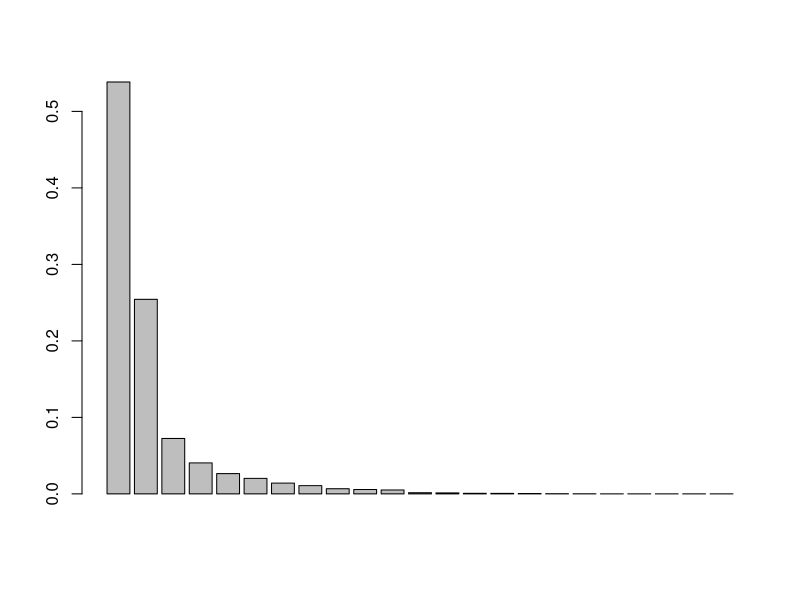
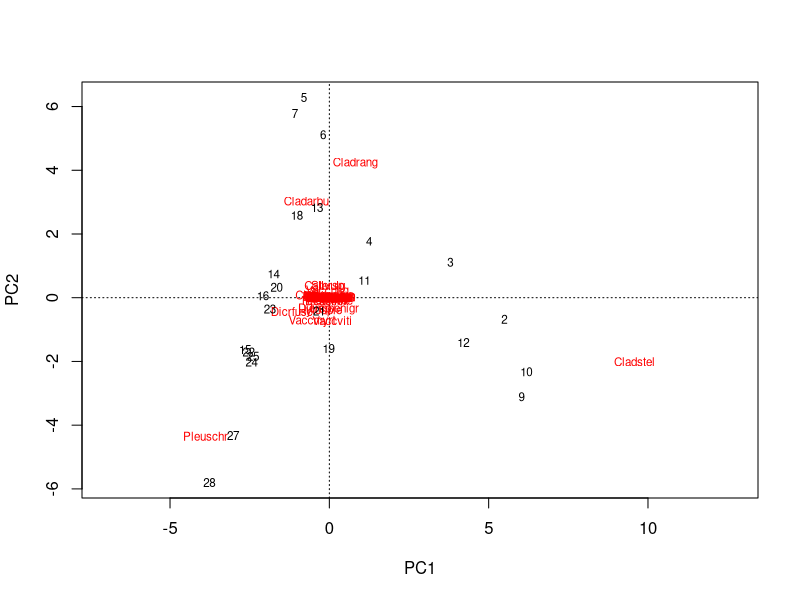
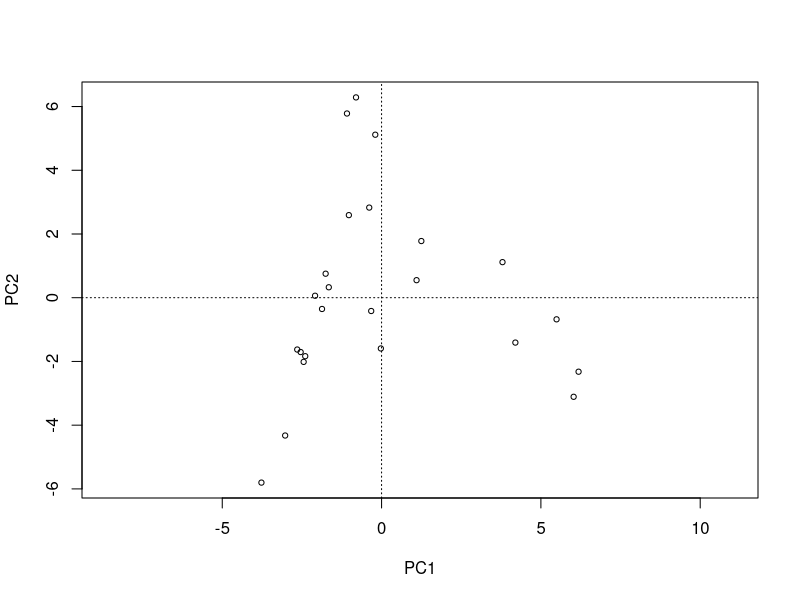
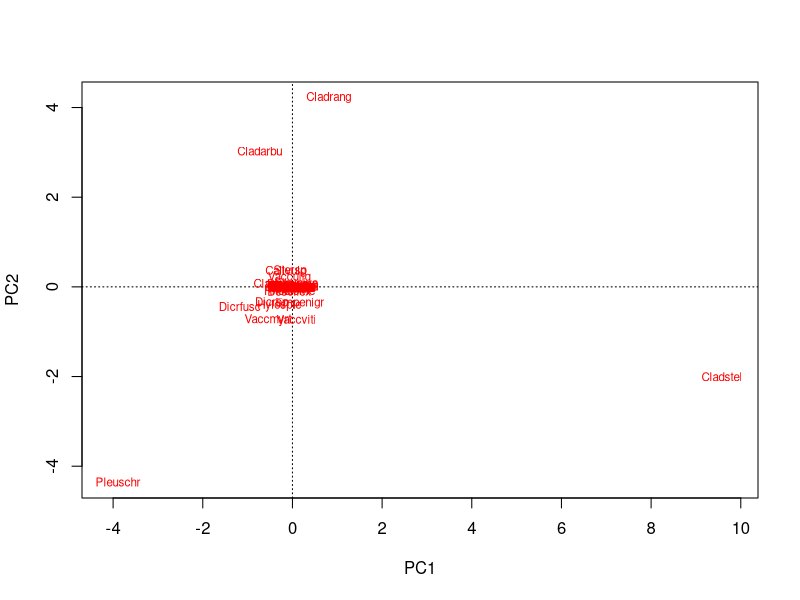
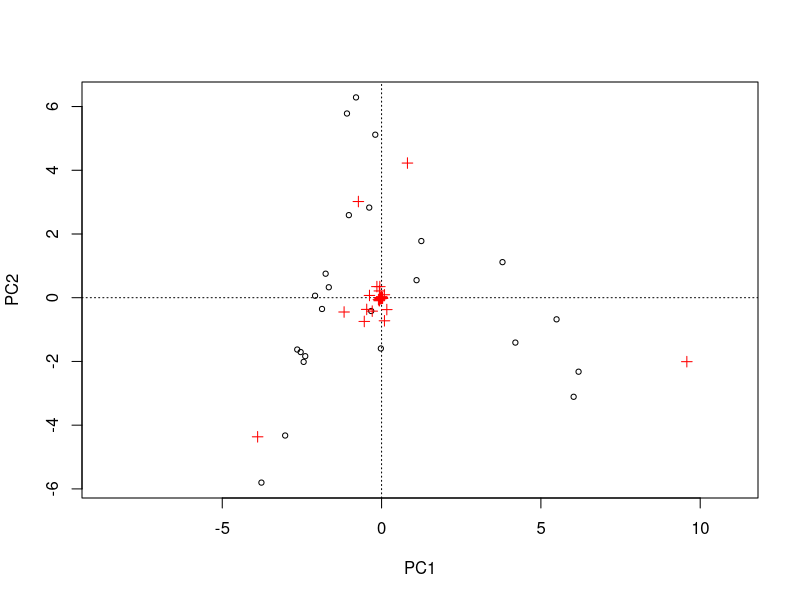
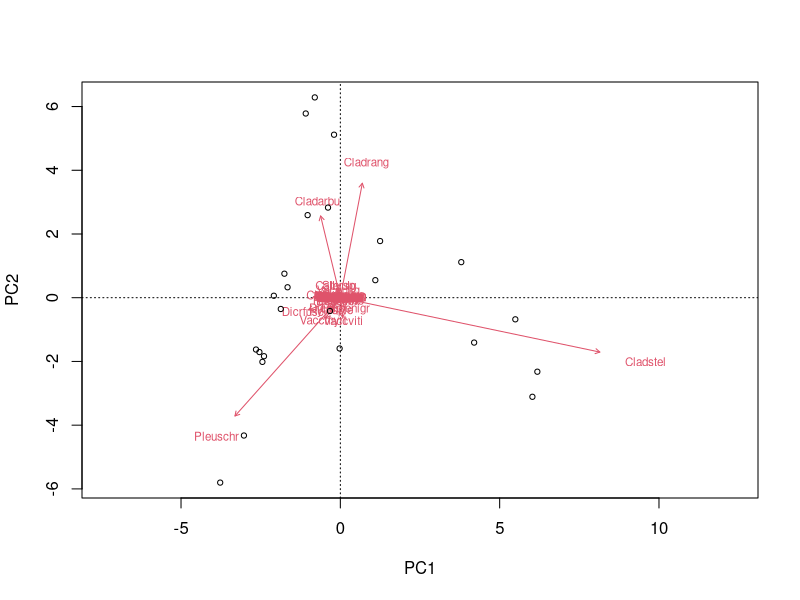
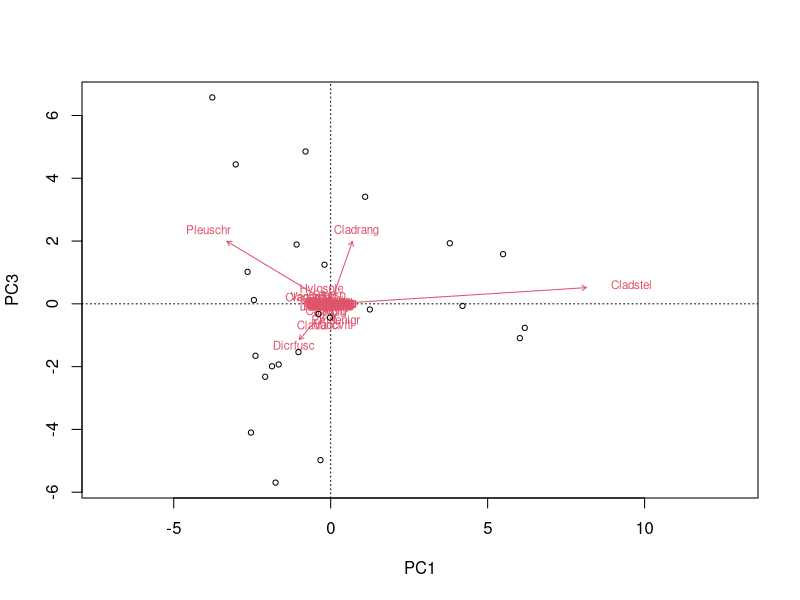
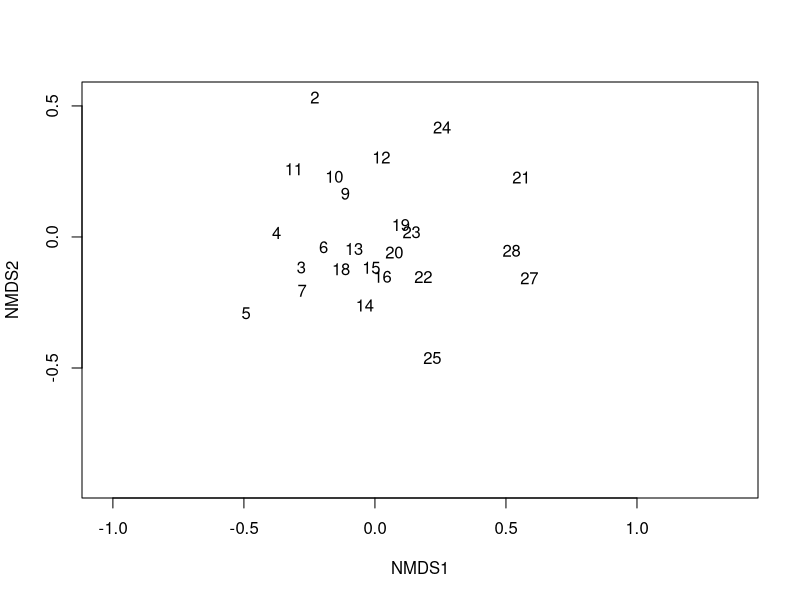

Generate these figures, in order, with R:
## ---- chunk 1
library(vegan)
library(dplyr)
## ---- chunk 2
data(varespec)
?varespec
View(varespec)  
## ---- chunk 3
PCA <- rda(varespec, scale = FALSE)
# Use scale = TRUE if your variables are on different scales (e.g. for abiotic variables).
# Here, all species are measured on the same scale 
# So use scale = FALSE

# Now plot a bar plot of relative eigenvalues. This is the percentage variance explained by each axis
barplot(as.vector(PCA$CA$eig)/sum(PCA$CA$eig)) 
# How much of the variance in our dataset is explained by the first principal component?


## ---- chunk 4
sum((as.vector(PCA$CA$eig)/sum(PCA$CA$eig))[1:2]) 

# Now, we`ll plot our results with the plot function

## ---- chunk 5
plot(PCA)
plot(PCA, display = "sites", type = "points")
plot(PCA, display = "species", type = "text")
## ---- chunk 6
plot(PCA, display = "sites", type = "points")
points(PCA, display = "species",col="red",pch=3)
## ---- chunk 7
biplot(PCA, choices = c(1,2), type = c("text", "points"), xlim = c(-5,10)) # biplot of axis 1 vs 2
biplot(PCA, choices = c(1,3), type = c("text","points")) # biplot of axis 1 vs 3
## ---- chunk 8
varespec %>%metaMDS(trace = F)%>%ordiplot(type = "none")%>% text("sites")
## ---- chunk 9
# First step is to calculate a distance matrix. See PCOA for more information about the distance measures
# Here we use bray-curtis distance, which is recommended for abundance data
dist <- vegdist(varespec,  method = "bray")

# In this part, we define a function NMDS.scree() that automatically 
# performs a NMDS for 1-10 dimensions and plots the nr of dimensions vs the 


NMDS.scree <- function(x) { #where x is the name of the data frame variable
  plot(rep(1, 10), replicate(10, metaMDS(x, autotransform = F, k = 1)$stress), xlim = c(1, 10),ylim = c(0, 0.30), xlab = "# of Dimensions", ylab = "Stress", main = "NMDS stress plot")
  for (i in 1:10) {
    points(rep(i + 1,10),replicate(10, metaMDS(x, autotransform = F, k = i + 1)$stress))
  }
}

# Use the function that we just defined to choose the optimal nr of dimensions
NMDS.scree(dist)

## ---- chunk 10
NMDS3 <- metaMDS(varespec, k = 2, trymax = 100, trace = F, autotransform = FALSE, distance="bray")
plot(NMDS3)
plot(NMDS3, display = "sites", type = "n")
points(NMDS3, display = "sites", col = "red", cex = 1.25)
text(NMDS3, display ="species")


# Alternatively, you can use the functions ordiplot and orditorp
ordiplot(NMDS3, type = "n")
orditorp(NMDS3, display = "species", col = "red", air = 0.01)
orditorp(NMDS3, display = "sites", cex = 1.1, air = 0.01)

## ---- chunk 11
# Load the second dataset
data(varechem)

# The function envfit will add the environmental variables as vectors to the ordination plot
ef <- envfit(NMDS3, varechem, permu = 999)
ef

# The two last columns are of interest: the squared correlation coefficient and the associated p-value
# Plot the vectors of the significant correlations and interpret the plot
plot(NMDS3, type = "t", display = "sites")
plot(ef, p.max = 0.05)

# Define a group variable (first 12 samples belong to group 1, last 12 samples to group 2)
group = c(rep("Group1", 12), rep("Group2", 12))

# Create a vector of color values with same length as the vector of group values
colors = c(rep("red", 12), rep("blue", 12))

# Plot convex hulls with colors based on the group identity
ordiplot(NMDS3, type = "n")
for(i in unique(group)) {
  ordihull(NMDS3$point[grep(i, group),], draw="polygon",
   groups = group[group == i],col = colors[grep(i,group)],label=F) } 

orditorp(NMDS3, display = "species", col = "red", air = 0.01)
orditorp(NMDS3, display = "sites", col = c(rep("red",12),
  rep("blue", 12)), air = 0.01, cex = 1.25)
